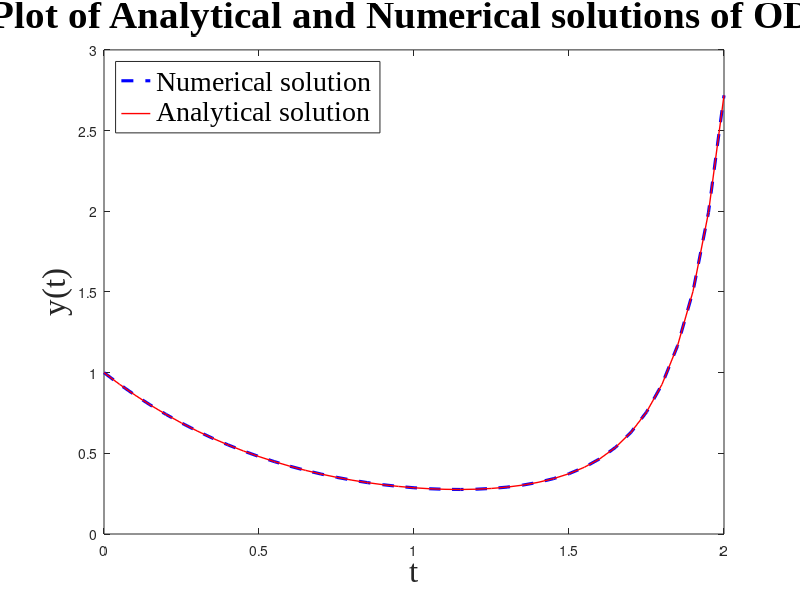

The MATLAB script that drew this image:
h = 0.05; %step size
time = (0:h:2);
y_1 = zeros(1,length(0:0.05:2));
f = @(t,y)((y*t^3) - (1.5*y));
t_0 = 0;
y_0 = 1;
y_1(1) = y_0;
for i = 1:(length(time)-1) 
    t_0 = time(i);
    y_0 = y_1(i);
    k1 = h*f(t_0,y_0);
    k2 = h*f(t_0 + 0.5*h, y_0 + 0.5*k1);
    k3 = h*f(t_0 + 0.5*h, y_0 + 0.5*k2);
    k4 = h*f(t_0 + h, y_0 + k3);
    y1 = y_0 + ((k1 + 2*k2 + 2*k3 + k4)/6);
    y_1(i+1) = y1;
end
y = exp(((time.^4)/4) - (1.5*time));
plot(time,y_1,'--b','LineWidth',2.25)
xlabel('t', 'FontSize', 24, 'FontName', 'Times New Roman')
ylabel('y(t)', 'FontSize', 24, 'FontName', 'Times New Roman')
title('Plot of Analytical and Numerical solutions of ODE', 'FontSize', 28, 'FontName', 'Times New Roman')
hold on
plot(time, y, '-r','LineWidth',1)
hold off
legend('Numerical solution', 'Analytical solution','Location','northwest','FontSize', 20, 'FontName', 'Times New Roman')
